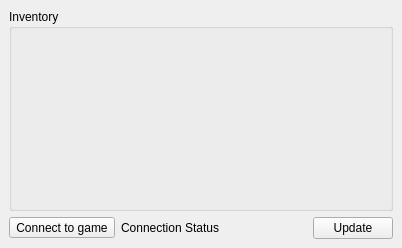
<?xml version="1.0" encoding="UTF-8"?>
<ui version="4.0">
 <class>AutoTrackerWindow</class>
 <widget class="QMainWindow" name="AutoTrackerWindow">
  <property name="geometry">
   <rect>
    <x>0</x>
    <y>0</y>
    <width>402</width>
    <height>248</height>
   </rect>
  </property>
  <property name="windowTitle">
   <string>Auto Tracker</string>
  </property>
  <widget class="QWidget" name="centralwidget">
   <layout class="QGridLayout" name="gridLayout">
    <item row="0" column="0">
     <widget class="QGroupBox" name="inventory_group">
      <property name="title">
       <string>Inventory</string>
      </property>
      <property name="alignment">
       <set>Qt::AlignLeading|Qt::AlignLeft|Qt::AlignTop</set>
      </property>
      <layout class="QGridLayout" name="inventory_layout"/>
     </widget>
    </item>
    <item row="1" column="0">
     <layout class="QHBoxLayout" name="game_connection_layout">
      <item>
       <widget class="QToolButton" name="game_connection_tool">
        <property name="sizePolicy">
         <sizepolicy hsizetype="Fixed" vsizetype="Fixed">
          <horstretch>0</horstretch>
          <verstretch>0</verstretch>
         </sizepolicy>
        </property>
        <property name="text">
         <string>Connect to game</string>
        </property>
        <property name="popupMode">
         <enum>QToolButton::InstantPopup</enum>
        </property>
       </widget>
      </item>
      <item>
       <widget class="QLabel" name="connection_status_label">
        <property name="sizePolicy">
         <sizepolicy hsizetype="Preferred" vsizetype="Fixed">
          <horstretch>0</horstretch>
          <verstretch>0</verstretch>
         </sizepolicy>
        </property>
        <property name="text">
         <string>Connection Status</string>
        </property>
       </widget>
      </item>
      <item>
       <widget class="QPushButton" name="force_update_button">
        <property name="sizePolicy">
         <sizepolicy hsizetype="Fixed" vsizetype="Fixed">
          <horstretch>0</horstretch>
          <verstretch>0</verstretch>
         </sizepolicy>
        </property>
        <property name="text">
         <string>Update</string>
        </property>
       </widget>
      </item>
     </layout>
    </item>
   </layout>
  </widget>
  <widget class="QMenuBar" name="menubar">
   <property name="geometry">
    <rect>
     <x>0</x>
     <y>0</y>
     <width>402</width>
     <height>21</height>
    </rect>
   </property>
  </widget>
 </widget>
 <resources/>
 <connections/>
</ui>
